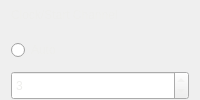
               <widget class="QWidget" name="widget" native="true">
                <layout class="QVBoxLayout" name="verticalLayout_24">
                 <property name="topMargin">
                  <number>0</number>
                 </property>
                 <property name="bottomMargin">
                  <number>0</number>
                 </property>
                 <item>
                  <widget class="QLabel" name="label">
                   <property name="sizePolicy">
                    <sizepolicy hsizetype="Preferred" vsizetype="Minimum">
                     <horstretch>0</horstretch>
                     <verstretch>0</verstretch>
                    </sizepolicy>
                   </property>
                   <property name="styleSheet">
                    <string notr="true">color: rgb(238, 238, 236);</string>
                   </property>
                   <property name="text">
                    <string>Clock/Start Channel</string>
                   </property>
                  </widget>
                 </item>
                 <item>
                  <widget class="QRadioButton" name="autostart">
                   <property name="sizePolicy">
                    <sizepolicy hsizetype="Minimum" vsizetype="Minimum">
                     <horstretch>0</horstretch>
                     <verstretch>0</verstretch>
                    </sizepolicy>
                   </property>
                   <property name="styleSheet">
                    <string notr="true">color: rgb(238, 238, 236);</string>
                   </property>
                   <property name="text">
                    <string>Auto</string>
                   </property>
                  </widget>
                 </item>
                 <item>
                  <widget class="QSpinBox" name="startChan">
                   <property name="sizePolicy">
                    <sizepolicy hsizetype="Minimum" vsizetype="Minimum">
                     <horstretch>0</horstretch>
                     <verstretch>0</verstretch>
                    </sizepolicy>
                   </property>
                   <property name="styleSheet">
                    <string notr="true">color: rgb(238, 238, 236);</string>
                   </property>
                   <property name="minimum">
                    <number>0</number>
                   </property>
                   <property name="maximum">
                    <number>5</number>
                   </property>
                   <property name="value">
                    <number>3</number>
                   </property>
                  </widget>
                 </item>
                </layout>
               </widget>
